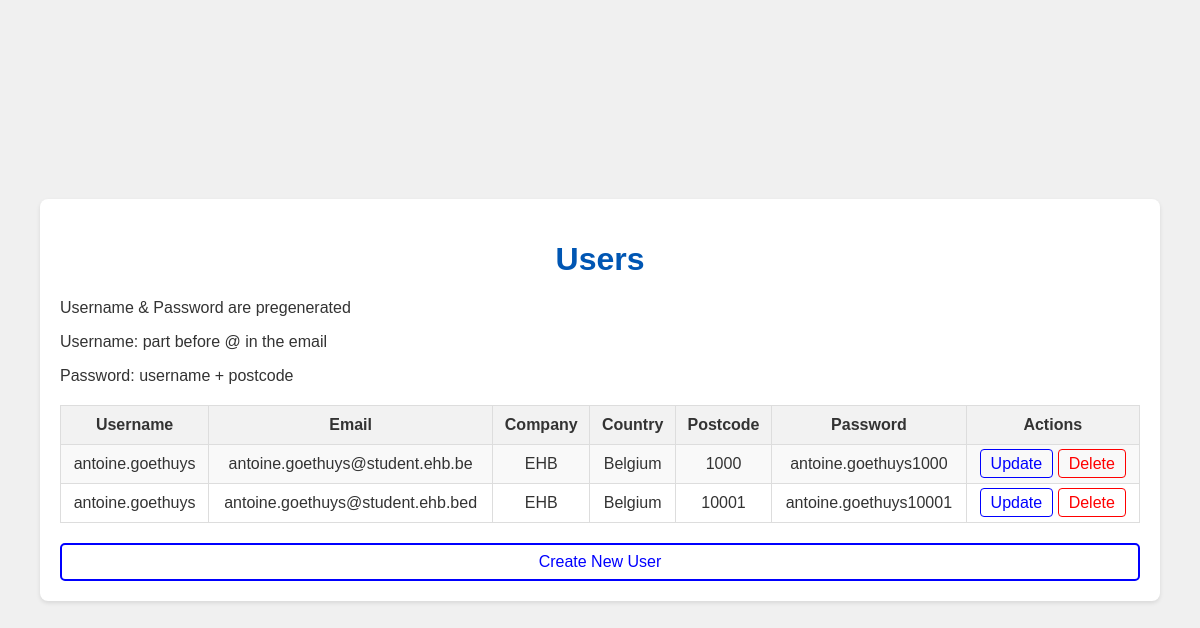
/users, run on an earlier commit of the app's database.
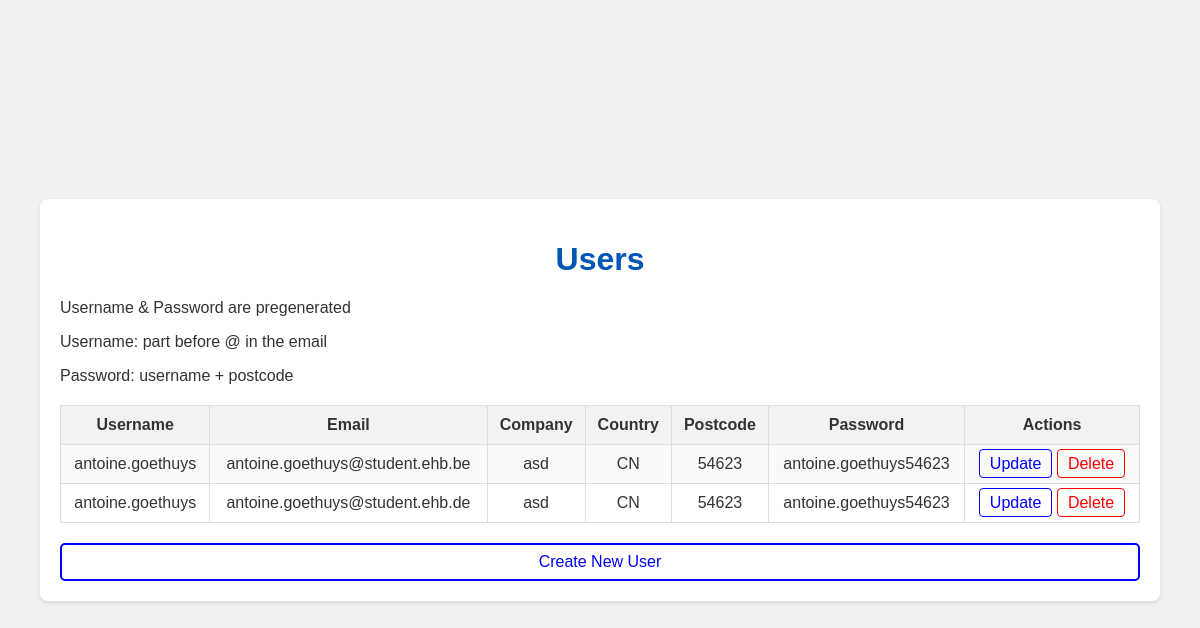
And on a later commit of the database.
### tables this page shows
CREATE TABLE users 
              (
               id INTEGER PRIMARY KEY, 
               username TEXT, 
               email TEXT,
               company TEXT,
               country TEXT,
               postcode TEXT,
               password TEXT
              );

### api.py (the view)
@app.route('/users')
def users():
    conn = get_db_connection()
    users = conn.execute('SELECT * FROM users').fetchall()
    conn.close()
    return render_template('users.html', users=users)

### api.py (called while the page is built)
def get_db_connection():
    if not os.path.exists('data.db'):
        create_db()
    conn = sqlite3.connect('data.db')
    conn.row_factory = sqlite3.Row
    return conn

### templates/users.html (shortened to what this page needs)
{% extends "base.html" %}
{% block content %}
    <h1>Users</h1>
    <p>Username & Password are pregenerated</p>
    <p>Username: part before @ in the email</p>
    <p>Password: username + postcode</p>
    <table>
        <tr>
            <th>Username</th>
            <th>Email</th>
            <th>Company</th>
            <th>Country</th>
            <th>Postcode</th>
            <th>Password</th>
            <th>Actions</th>
        </tr>
        {% for user in users %}
        <tr>
            <td>{{ user.username }}</td>
            <td>{{ user.email }}</td>
            <td>{{ user.company }}</td>
            <td>{{ user.country }}</td>
            <td>{{ user.postcode }}</td>
            <td>{{ user.password }}</td>
            <td>
                <a href="/update_user/{{ user.id }}" class="update">Update</a>
                <a href="/delete_user/{{ user.id }}" class="delete">Delete</a>
            </td>
        </tr>
        {% endfor %}
    </table>
    <a href="/create_user" class="create-user-link">Create New User</a>
{% endblock %}

### templates/base.html (shortened to what this page needs)
<!DOCTYPE html>
<html lang="en">
<head>
</head>
<body>
    <div class="container">
        {% block content %}{% endblock %}
    </div>
</body>
</html>

### templates/base.html (style rules this page uses)
body { font-family: Arial, sans-serif; background-color: #f0f0f0; color: #333; margin: 0; padding: 0; display: flex; justify-content: center; align-items: center; height: 100vh; }
h1 { color: #0056b3; text-align: center; }
.container { width: 90%; margin: auto; overflow: hidden; padding: 20px; background-color: #fff; box-shadow: 0 2px 4px rgba(0, 0, 0, 0.1); border-radius: 8px; }
table { width: 100%; border-collapse: collapse; margin: 20px 0; }
table, th, td { border: 1px solid #ddd; }
th, td { padding: 10px; text-align: center; }
th { background-color: #f2f2f2; }
tr:nth-child(even) { background-color: #f9f9f9; }
a { text-decoration: none; color: #0056b3; padding: 5px 10px; border-radius: 4px; transition: background-color 0.3s, color 0.3s; }
.create-user-link { display: block; width: 100%; text-align: center; padding: 8px 15px; color: blue; border: 2px solid; border-radius: 5px; margin-top: 10px; box-sizing: border-box; }
.update { color: blue; border: 1px solid blue; }
.delete { color: red; border: 1px solid red; }

What changed in the data, as far as the page shows it:
changed users "antoine.goethuys@student.ehb.be": company "EHB" → "asd"; country "Belgium" → "CN"; postcode "1000" → "54623"; password "antoine.goethuys1000" → "antoine.goethuys54623"
changed users: email "antoine.goethuys@student.ehb.bed" → "antoine.goethuys@student.ehb.de"; company "EHB" → "asd"; country "Belgium" → "CN"; postcode "10001" → "54623"; password "antoine.goethuys10001" → "antoine.goethuys54623"
